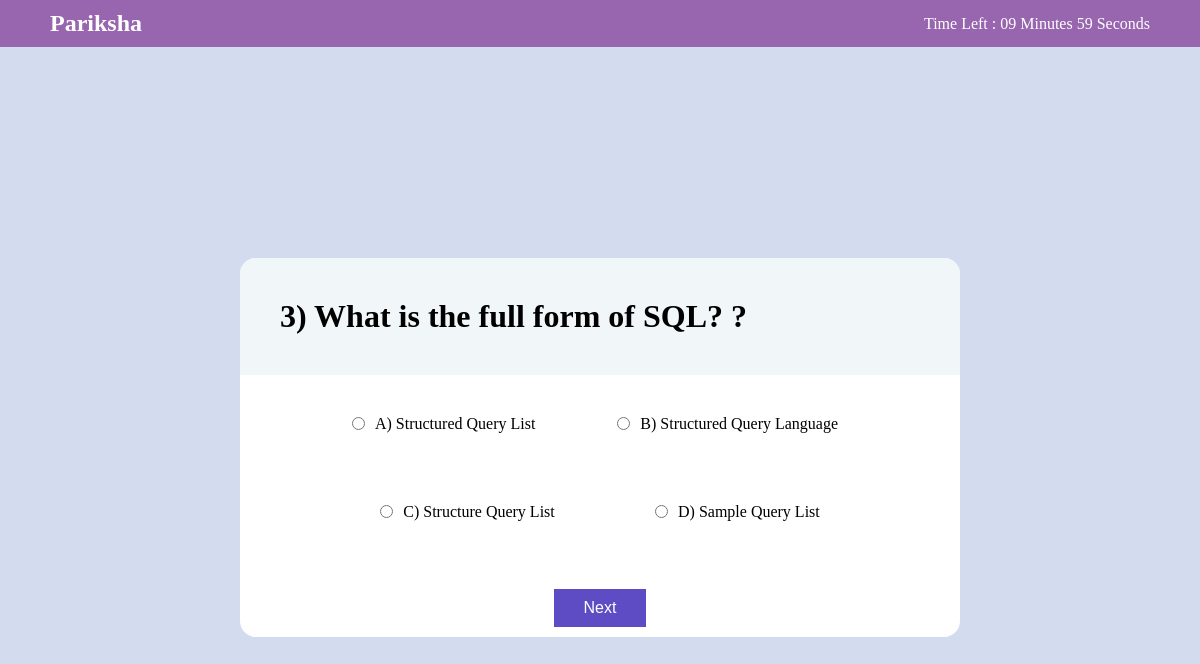
The page /qn/?page=3 on the database its author committed.
### Examapp/models.py (models this page shows)
class Question(models.Model):
    qid=models.CharField(max_length= 255,null='false')
    question=models.CharField(max_length= 255,null='false')
    option1=models.CharField(max_length=255,null='false')
    option2=models.CharField(max_length=255,null='false')
    option3=models.CharField(max_length=255,null='false')
    option4=models.CharField(max_length=255,null='false')
    correctans=models.CharField(max_length=255,null='false')

### Examapp/views.py (the view)
# urls.py: path('qn/',views.qn,name='qn'),
def qn(request):
    qus = Question.objects.all()
    paginator = Paginator(qus,1)
    try:
        page= int(request.GET.get('page','1'))
    except:
        page = 1
    try:
        questions=paginator.page(page)
    except(EmptyPage,InvalidPage):
        questions=paginator.page(paginator.num_pages)
    return render(request,"index.html",{"qus":qus,'questions':questions})

### templates/index.html (shortened to what this page needs)
<!DOCTYPE html>
<html lang="en">
<head>
    <link rel="stylesheet" href="/static/exam.css" />
    {% load static%}
</head>
<body>
    <nav>
        <div class="logo">
            <h1 style="font-family: cursive;">Pariksha</h1>
        </div>
        <div id="total-time-left" align="center"> </div>
    </nav>
    <div class="container">
        <div class="card">
            {% for i in questions %}
            <div class="question">
                <h1>
                    {{i.qid}}) {{i.question}} ?
                </h1>
            </div>
            <form action="/qn?name=">
                <div class="answer">
                    <div class="row">
                        <div class="option">
                            <input type="radio" id="myRadio1" class="rb" name="name" id="Option1" value="{{i.option1}}"> A)
                            {{i.option1}}</p>
                        </div>
                        <div class="option">
                            <input type="radio" id="myRadio2" class="rb" name="name" id="Option2" value="{{i.option2}}"> B)
                            {{i.option2}}</p>
                        </div>
                    </div>
                    <div class="row">
                        <div class="option">
                            <input type="radio" id="myRadio3" class="rb" name="name" id="Option3" value="{{i.option3}}"> C)
                            {{i.option3}}
                        </div>
                        <div class="option">
                            <input type="radio" id="myRadio4" class="rb" name="name" id="Option4" value="{{i.option4}}"> D)
                            {{i.option4}}
                        </div>
                    </div>
                </div>
                 <br>
        </form>
{% endfor %}
 <div class="row">
                {% if questions.has_next %}
                <a href="?page={{questions.next_page_number}}">
                        <button id="save_ans" >
                        Next
                    </button> </a>
                {%else%}
                <a href="/result/">
                    <button id="submitans">
                        Submit Answer
                    </button> </a>
                {%endif%}
            </div>
        </div>
    </div>
</body>
</html>

### static/exam.css (style rules this page uses)
* { margin: 0; padding: 0; box-sizing: border-box; }
:root { --main-color: #5e4cc5; --sec-color: #d2dcee; --third-color: #f1f6f9; }
nav { background-color: rgb(152, 102, 175); color: white; width: 100%; padding: 10px 50px; display: flex; justify-content: space-between; align-items: center; position: sticky; top: 0; }
.container { background-color: var(--sec-color); width: 100%; height: 100vh; display: flex; justify-content: center; align-items: center; }
.card { background-color: white; border-radius: 1rem; width: 60%; height: auto; }
.question { padding: 40px; background-color: var(--third-color); border-radius: 1rem 1rem 0 0; }
.answer { padding: 40px; display: flex; flex-direction: column; justify-content: space-evenly; align-items: center; gap: 70px; }
.row { width: 100%; display: flex; justify-content: space-evenly; align-items: center; }
.option { display: flex; justify-content: center; align-items: center; gap: 10px; }
button { border: none; background-color: var(--main-color); color: white; padding: 10px 30px; font-size: 16px; margin: 10px; }

### rows shown on the page
Question: qid "3", question "What is the full form of SQL?", option1 "Structured Query List", option2 "Structured Query Language", option3 "Structure Query List", option4 "Sample Query List"
